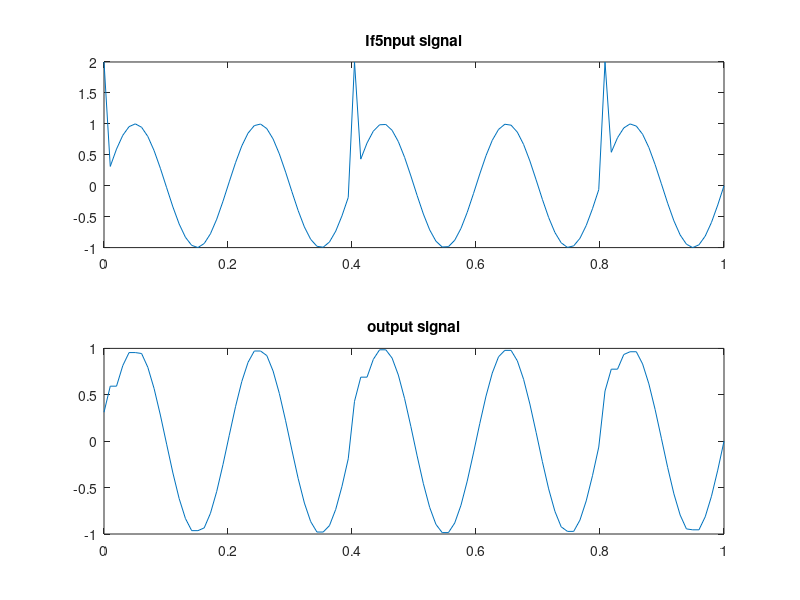

Reproduce this figure in MATLAB.
%Understanding median filter
clc
clear all
close all
%sine wave generation
t=linspace(0,1,100);
x=sin(2*pi*5*t);
%plot(t,x)
%introduce spike
x(1:40:end)=2;
%to elimintae spike
y=medfilt1(x);
subplot(2,1,1),plot(t,x),title('If5nput signal')
subplot(2,1,2),plot(t,y),title('output signal')
